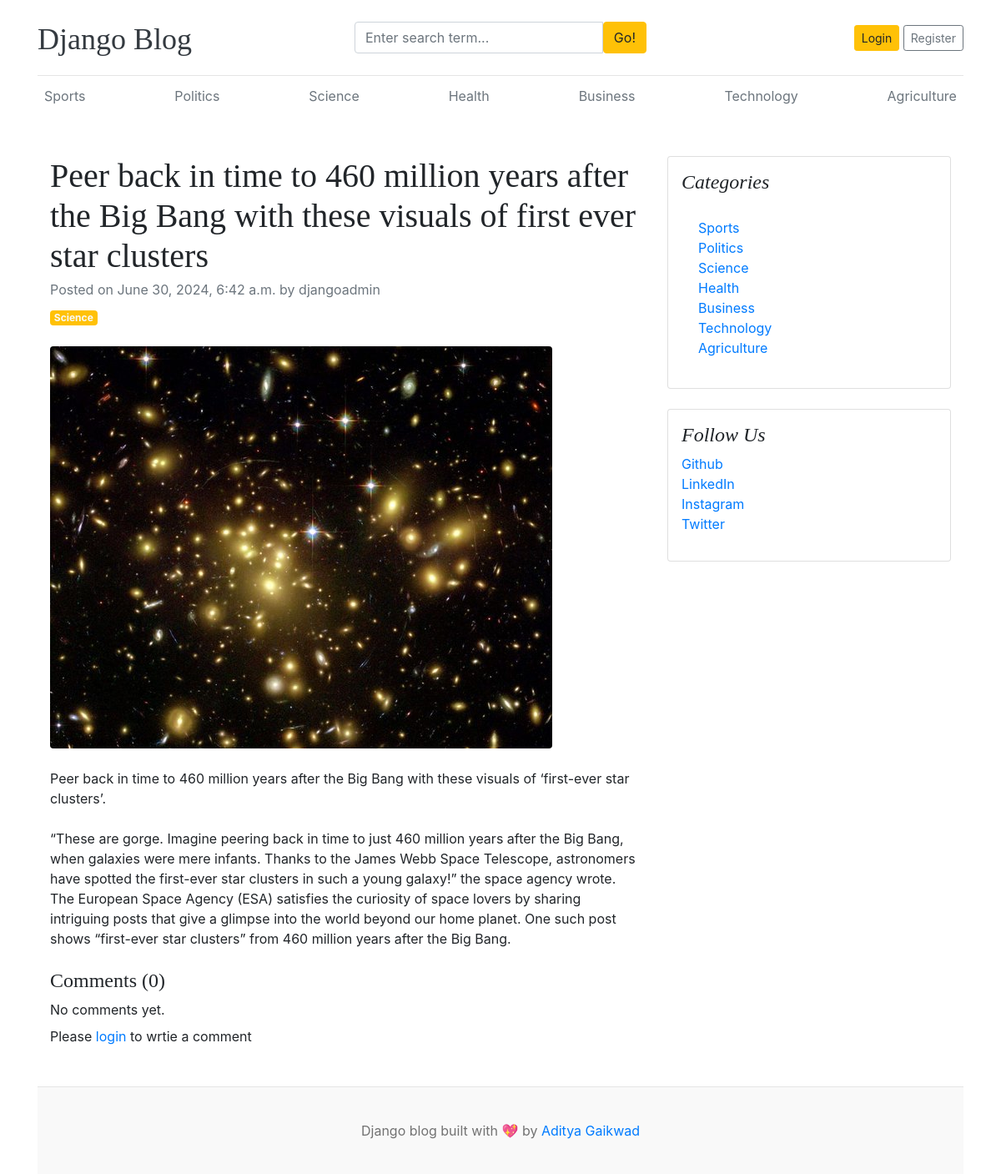
The page /blogs/peer-back-in-time-to-460-million-years-after-the-big-bang-with-these-visuals-of-first-ever-star-clusters/ on the database its author committed.
### blogs/models.py (models this page shows, shortened)
class Category(models.Model):
    category_name = models.CharField(max_length=50, unique=True)
    created_at = models.DateTimeField(auto_now_add=True)
    updated_at = models.DateTimeField(auto_now=True)
    class Meta:
        verbose_name_plural = 'categories'
    def __str__(self): # string representation of particular model
        return self.category_name

class Blog(models.Model):
    title = models.CharField(max_length=150)
    slug = models.SlugField(max_length=150, unique=True, blank=True)
    category = models.ForeignKey(Category, on_delete=models.CASCADE)
    author = models.ForeignKey(User, on_delete=models.CASCADE)
    featured_image = models.ImageField(upload_to='uploads/%Y/%m/%d')
    short_description = models.TextField(max_length=500)
    blog_body = models.TextField(max_length=2000)
    status = models.CharField(max_length=20, choices=STATUS_CHOICES, default="Draft")
    is_featured = models.BooleanField(default=False)
    created_at = models.DateTimeField(auto_now_add=True)
    updated_at = models.DateTimeField(auto_now=True)

class SocialLink(models.Model):
    platform = models.CharField(max_length=25)
    link = models.URLField(max_length=100)
    created_at = models.DateTimeField(auto_now_add=True)
    updated_at = models.DateTimeField(auto_now=True)

### blogs/views.py (the view, shortened to what this page needs)
# urls.py: path('blogs/<slug:slug>/', BlogsView.blogs, name='blogs'),
def blogs(request, slug):
    single_blog = get_object_or_404(Blog, slug=slug, status='Published')
    comments = Comment.objects.filter(blog=single_blog)
    comments_count = comments.count()
    context = {
        'single_blog': single_blog,
        'comments': comments,
        'comments_count': comments_count,
    }
    return render(request, 'blogs.html', context)

### blogs/context_processors.py (called while the page is built)
def get_categories(request):
    categories = Category.objects.all()
    return dict(categories=categories)

def get_social_links(request):
    social_links = SocialLink.objects.all()
    return dict(social_links=social_links)

### templates/blogs.html
{% extends "base.html" %}
{% block content %}
<div class="container mt-5">
    <div class="row">
        <div class="col-lg-8">
            <article>
                <header class="mb-4">
                    <h1 class="fw-bolder mb-1">{{ single_blog.title }}</h1>
                    <div class="text-muted fst-italic mb-2">Posted on {{ single_blog.created_at }} by {{ single_blog.author}}</div>
                    <a class="badge bg-warning text-decoration-none text-light" href="#!">{{ single_blog.category }}</a>
                </header>
                <figure class="mb-4"><img class="img-fluid rounded" src="{{ single_blog.featured_image.url }}" alt="..." /></figure>
                <section class="mb-5">
                    <p class="fs-5 mb-4">{{ single_blog.short_description}}</p>
                    <p class="fs-5 mb-4">{{ single_blog.blog_body}}</p>
                    <h4>Comments ({{ comments_count }})</h4>
                    {% if comments %}
                        {% for comment in comments %}
                            <div class="card mt-1">
                                <div class="card-body">
                                    <p class="card-text mb-0">{{ comment }}</p>
                                    <span>
                                        <small>By {{ comment.user }}</small>
                                        <small>| {{ comment.created_at | timesince }} ago</small>
                                    </span>
                                </div>
                            </div>
                        {% endfor %}
                    {% else %}
                    No comments yet.
                    {% endif %}
                    <br>
                    <div class="form-group">
                      {% if user.is_authenticated %}
                        <form action="" method="POST">
                            {% csrf_token %}
                            <div class="form-group">
                                <textarea name="comment" class="form-control" placeholder="Write your comment"></textarea>
                                <input type="submit" value="Submit" class="btn btn-warning mt-2">
                            </div>
                        </form>
                      {% else %}
                      <p class="mt-2">Please <span><a href="{% url 'login'%} ">login</a></span> to wrtie a comment</p>
                      {% endif %}
                    </div>
                </section>
            </article>
        </div>
        <div class="col-lg-4">
            <div class="card mb-4 p-3">
                <h4 class="font-italic">Categories</h4>
                <div class="card-body">
                    <div class="row">
                        <div class="col-sm-6">
                            <ul class="list-unstyled mb-0">
                                {% for cat in categories %}
                                <li><a href="{% url 'posts_by_category' cat.id %}">{{ cat.category_name }}</a></li>
                                {% endfor%}
                            </ul>
                        </div>
                    </div>
                </div>
            </div>
            {% if social_links %}
            <div class="card mb-4 p-3">
                <h4 class="font-italic">Follow Us</h4>
                <ol class="list-unstyled">
                    {% for i in social_links %}
                    <li><a href="{{ i.link }}" target="_blank">{{ i.platform }}</a></li>
                    {% endfor %}
                </ol>
            </div>
            {% endif %}
        </div>
    </div>
</div>
{% endblock %}

### templates/base.html (shortened to what this page needs)
{% load static %}
<!DOCTYPE html>
<html lang="en">
<head>
    <link href="https://getbootstrap.com/docs/4.0/dist/css/bootstrap.min.css" rel="stylesheet">
    <link href="{% static 'css/blog.css' %}" rel="stylesheet">
    <link rel="stylesheet" href="https://cdnjs.cloudflare.com/ajax/libs/font-awesome/4.7.0/css/font-awesome.min.css">
  </head>
<body>
    <div class="container">
      <header class="blog-header py-3">
        <div class="row flex-nowrap justify-content-between align-items-center">
          <div class="col-4 pt-1">
            <a class="blog-header-logo text-dark" href="/">Django Blog</a>
          </div>
          <div class="col-4">
            <form action="{% url 'search'%}">
              <div class="input-group">
                <input class="form-control" type="text" name="keyword" value="{{ keyword }}" placeholder="Enter search term..." aria-label="Enter search term..." aria-describedby="button-search" />
                <button class="btn btn-warning" id="button-search" type="submit">Go!</button>
              </div>
            </form>
          </div>
          <div class="col-4 d-flex justify-content-end align-items-center">
            {% if not user.is_authenticated %}
            <a class="btn btn-sm btn-warning" href="{% url 'login' %}">Login</a> &nbsp;
            <a class="btn btn-sm btn-outline-secondary" href="{% url 'register'%}">Register</a>
            {% else %}
            <span><a href="{% url 'dashboard' %}">Dashboard</a></span>
            &emsp;
            <span><a href="{% url 'logout' %}">Logout</a></span>
            {% endif %}
          </div>
        </div>
      </header>
      <div class="nav-scroller py-1 mb-2">
        <nav class="nav d-flex justify-content-between">
          {% for cat in categories %}
          <a class="p-2 text-muted" href="{% url 'posts_by_category' cat.id %}">{{ cat.category_name }}</a>
          {% endfor %}
        </nav>
      </div>
{% block content %}
{% endblock %}
<footer class="blog-footer">
    <p>Django blog built with 💖 by <a href="#">Aditya Gaikwad</a></p>
  </footer>
  </body>
  </html>

### blog_main/static/css/blog.css (style rules this page uses)
.blog-header { border-bottom: 1px solid #e5e5e5; }
.blog-header-logo { font-family: "Playfair Display", Georgia, "Times New Roman", serif; font-size: 2.25rem; }
h1, h2, h3, h4, h5, h6 { font-family: "Playfair Display", Georgia, "Times New Roman", serif; }
.blog-footer { padding: 2.5rem 0; color: #727272; text-align: center; background-color: #f9f9f9; border-top: .05rem solid #e5e5e5; }
.blog-footer p:last-child { margin-bottom: 0; }

### rows shown on the page
Category: category_name "Sports"
Category: category_name "Politics"
Category: category_name "Science"
Category: category_name "Health"
Category: category_name "Business"
Category: category_name "Technology"
Category: category_name "Agriculture"
Blog: title "Peer back in time to 460 million years after the Big Bang with these visuals of first ever star clusters", created_at "June 30, 2024, 6:42 a.m.", author "djangoadmin", category "Science", featured_image (picture), short_description "Peer back in time to 460 million years after the Big Bang with these visuals of ‘first-ever star clusters’.", blog_body "“These are gorge. Imagine peering back in time to just 460 million years after the Big Bang, when galaxies were mere infants. Thanks to the James Webb Space Telescope, astronomers have spotted the first-ever star clusters in such a young galaxy!” the space agency wrote. The European Space Agency (ESA) satisfies the curiosity of space lovers by sharing intriguing posts that give a glimpse into the world beyond our home planet. One such post shows “first-ever star clusters” from 460 million years after the Big Bang."
SocialLink: platform "Github"
SocialLink: platform "LinkedIn"
SocialLink: platform "Instagram"
SocialLink: platform "Twitter"

### other values the page prints
{{ comments_count }} "0"
